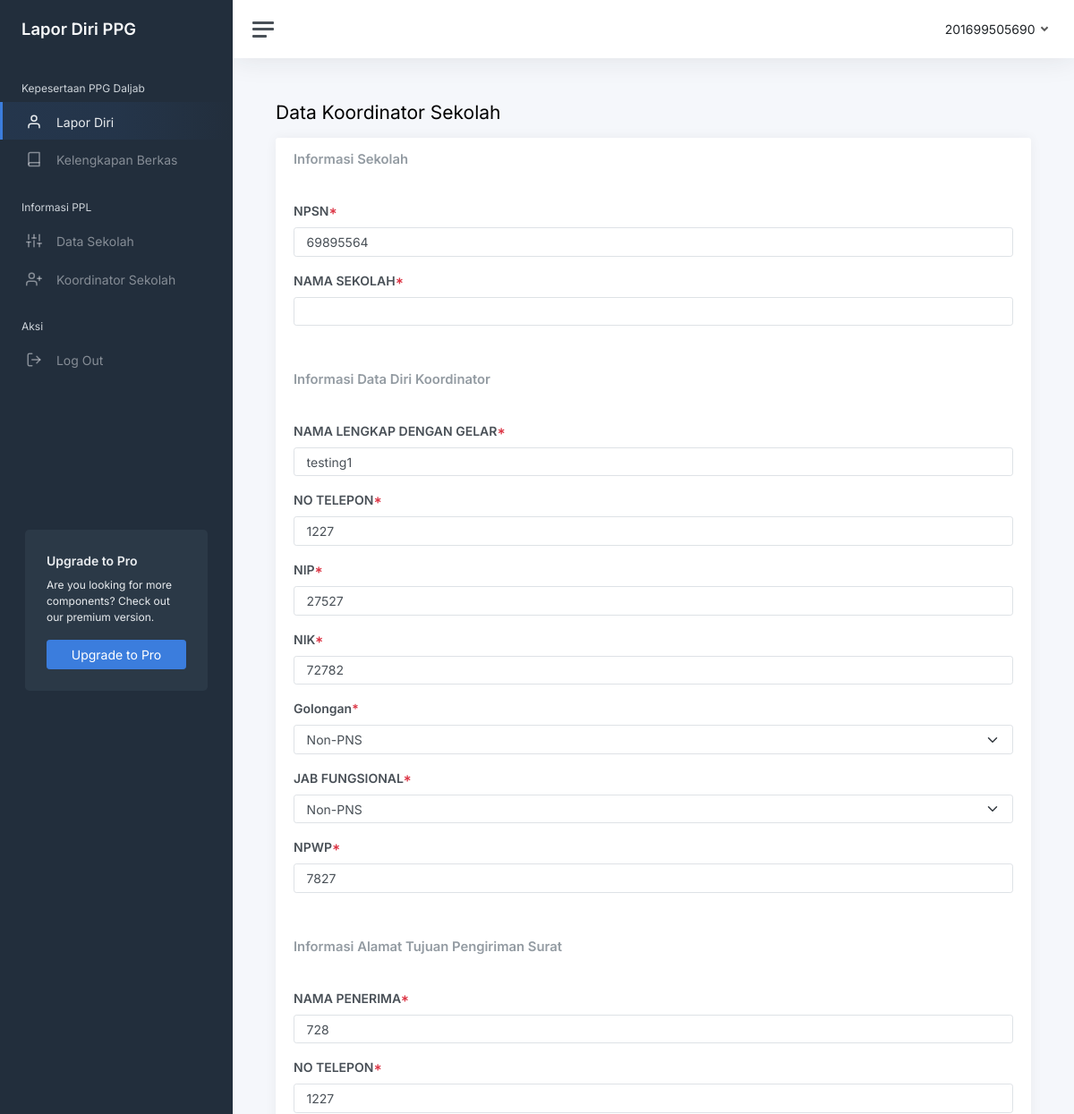
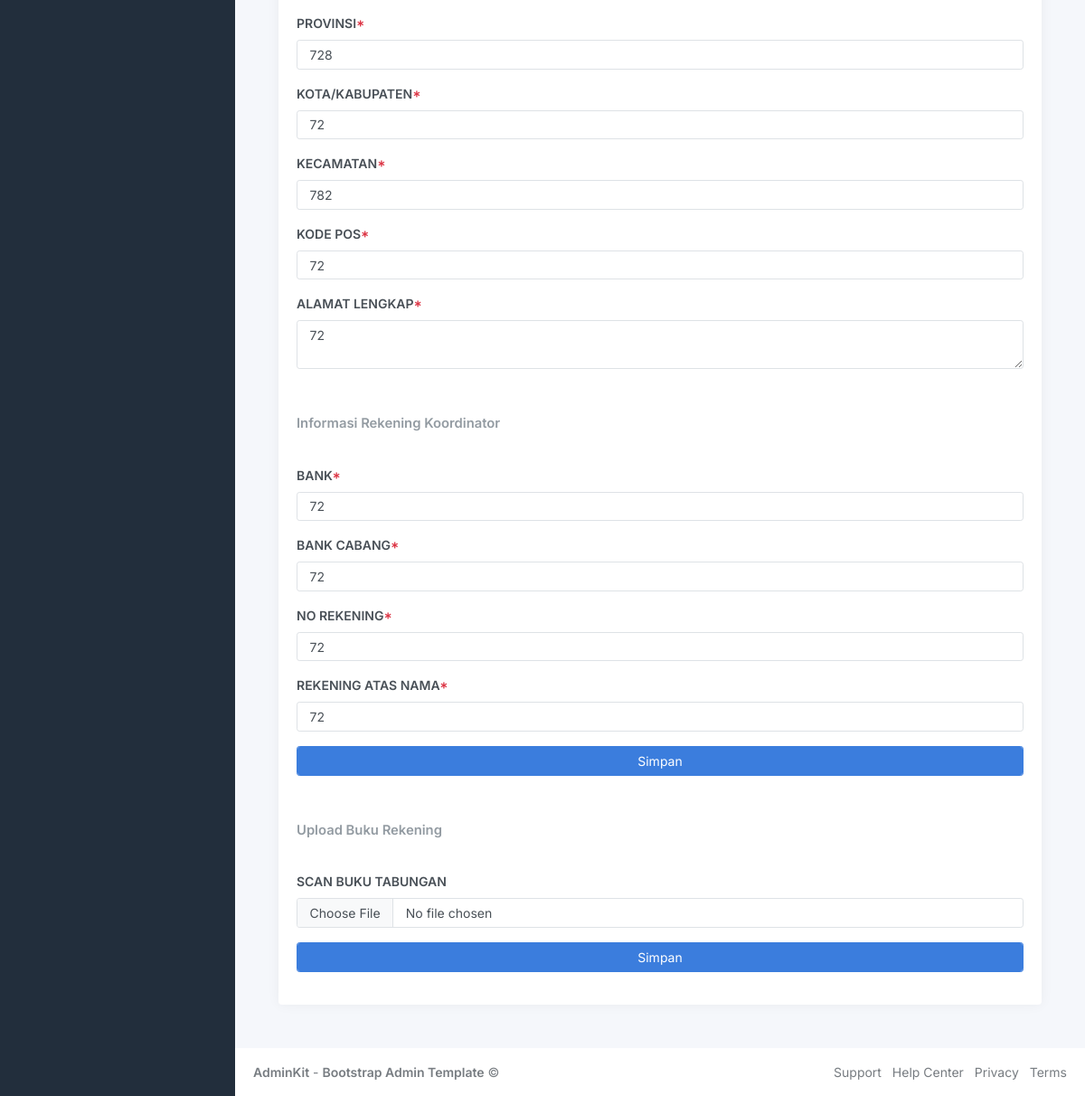
Screenshot of /koordinator.php (signed in) with the database file from the repository (2 pictures, top to bottom).
### tables this page shows
CREATE TABLE `user` (
  `id_user` int(11) NOT NULL,
  `nama_lengkap` varchar(255) NOT NULL,
  `tgl_lahir` date NOT NULL,
  `gender` varchar(25) NOT NULL,
  `telepon` varchar(55) NOT NULL,
  `no_ukg` varchar(55) NOT NULL,
  `nuptk` varchar(55) NOT NULL,
  `nik` varchar(55) NOT NULL,
  `nip` varchar(55) NOT NULL,
  `kontak_darurat` varchar(55) NOT NULL,
  `no_darurat` varchar(55) NOT NULL,
  `tempat_lahir` varchar(55) NOT NULL,
  `npsn_sekolah` varchar(55) NOT NULL,
  `sekolah` varchar(55) NOT NULL,
  `jenjang` varchar(55) NOT NULL,
  `jabatan` varchar(255) NOT NULL,
  `lptk` varchar(255) NOT NULL,
  `bidang_studi` varchar(255) NOT NULL,
  `kode_bidang_studi` varchar(55) NOT NULL,
  `nama_kelas` varchar(55) NOT NULL,
  `tahun` varchar(55) NOT NULL,
  `angkatan` varchar(55) NOT NULL,
  `alamat_rumah` text NOT NULL,
  `provinsi_rumah` varchar(255) NOT NULL,
  `kabupaten_rumah` varchar(255) NOT NULL,
  `kecamatan_rumah` varchar(255) NOT NULL,
  `kp_rumah` varchar(55) NOT NULL,
  `alamat_pengiriman` text NOT NULL,
  `provinsi_pengiriman` varchar(255) NOT NULL,
  `kabupaten_pengiriman` varchar(255) NOT NULL,
  `kecamatan_pengiriman` varchar(255) NOT NULL,
  `kp_pengiriman` varchar(55) NOT NULL,
  `nama_penerima` varchar(255) NOT NULL,
  `kontak_penerima` varchar(55) NOT NULL,
  `instansi_asal` varchar(255) NOT NULL,
  `alamat_instansi_asal` text NOT NULL,
  `provinsi_instansi_asal` varchar(255) NOT NULL,
  `kabupaten_instansi_asal` varchar(255) NOT NULL,
  `kecamatan_instansi_asal` varchar(255) NOT NULL,
  `kp_instansi_asal` varchar(55) NOT NULL,
  `no_rekening` varchar(255) NOT NULL,
  `nama_bank` varchar(255) NOT NULL,
  `cabang_bank` varchar(255) NOT NULL,
  `nama_rekening` varchar(255) NOT NULL,
  `npwp` varchar(55) NOT NULL,
  `operator` varchar(55) NOT NULL,
  `no_data` varchar(55) NOT NULL,
  `status` varchar(55) NOT NULL,
  `npsn_ppl` varchar(55) NOT NULL,
  `sekolah_ppl` varchar(255) NOT NULL,
  `provinsi_ppl` varchar(255) NOT NULL,
  `kabupaten_ppl` varchar(255) NOT NULL,
  `kecamatan_ppl` varchar(255) NOT NULL,
  `alamat_ppl` text NOT NULL,
  `form_a1` text NOT NULL,
  `pakta_integritas` text NOT NULL,
  `bio` text NOT NULL,
  `ijasah` text NOT NULL,
  `transkip` text NOT NULL,
  `surat_sehat` text NOT NULL,
  `surat_izin` text NOT NULL,
  `pas_foto` text NOT NULL,
  `skck` text NOT NULL,
  `surat_napsa` text NOT NULL,
  `scan_npwp` text NOT NULL,
  `scan_ktp` text NOT NULL,
  `sk_tugas` text NOT NULL,
  `sk_pangkat` text NOT NULL,
  `bukti_pmb` text NOT NULL,
  `note_berkas` text NOT NULL,
  `level` varchar(55) NOT NULL
);

CREATE TABLE `kordinator_sekolah` (
  `id_kordinator` int(11) NOT NULL,
  `npsn` varchar(55) NOT NULL,
  `nama_sekolah` varchar(255) NOT NULL,
  `nama_kordinator` varchar(255) NOT NULL,
  `kontak` varchar(255) NOT NULL,
  `nip` varchar(55) NOT NULL,
  `nik` varchar(55) NOT NULL,
  `golongan` varchar(55) NOT NULL,
  `pangkat` varchar(55) NOT NULL,
  `npwp` varchar(55) NOT NULL,
  `alamat_pengiriman` text NOT NULL,
  `kontak_pengiriman` varchar(55) NOT NULL,
  `provinsi_pengiriman` varchar(255) NOT NULL,
  `kabupaten_pengiriman` varchar(255) NOT NULL,
  `kecamatan_pengiriman` varchar(255) NOT NULL,
  `kp_pengiriman` varchar(55) NOT NULL,
  `nama_penerima` varchar(255) NOT NULL,
  `no_rekening` varchar(55) NOT NULL,
  `nama_bank` varchar(55) NOT NULL,
  `cabang` varchar(55) NOT NULL,
  `nama_rekening` varchar(255) NOT NULL,
  `kode_bank` varchar(55) NOT NULL,
  `scan_rekening` text NOT NULL
);

### koordinator.php (the view, shortened to what this page needs)
<?php include 'config/koneksi.php';
include 'template.php'; ?>
<?php $no_ukg = $_SESSION['no_ukg']; ?>
<main class="content">
	<div class="container-fluid p-0">
		<h1 class="h3 mb-3">Data Koordinator Sekolah</h1>
		<div class="row">
			<div class="col-12">
				<div class="card">
					<?php
					$query = "SELECT * FROM user WHERE no_ukg = $no_ukg ORDER BY id_user";
					$result = mysqli_query($koneksi, $query);
					if ($result->num_rows > 0) {
						while ($data = mysqli_fetch_assoc($result)) {
					?>
					<div class="card-header">
						<h5 class="card-title mb-0">Informasi Sekolah</h5>
					</div>
					<div class="card-body">
						<div class="mb-3">
							<label class="form-label fw-bold">NPSN<span class="text-danger">*</span></label>
							<input type="text" class="form-control" value="<?= $data['npsn_ppl']; ?>" >
						</div>
						<div class="mb-3">
							<label class="form-label fw-bold">NAMA SEKOLAH<span class="text-danger">*</span></label>
							<input type="text" class="form-control" value="<?= $data['sekolah_ppl']; ?>" >
						</div>
					</div>
					<?php
					$npsn = $data['npsn_ppl'];
					$query = "SELECT * FROM kordinator_sekolah WHERE npsn = $npsn ORDER BY id_kordinator";
					$result = mysqli_query($koneksi, $query);
					if ($result->num_rows > 0) {
						while ($row = mysqli_fetch_assoc($result)) {
					?>
					<div class="card-header">
						<h5 class="card-title mb-0">Informasi Data Diri Koordinator</h5>
					</div>
					<form action="kordinatorproccess.php" method="post" enctype="multipart/form-data" target="_self">
						<div class="card-body">
							<div class="mb-3">
								<label class="form-label fw-bold">NAMA LENGKAP DENGAN GELAR<span class="text-danger">*</span></label>
								<input type="text" name="nama" class="form-control" value="<?= $row['nama_kordinator']; ?>">
							</div>
							<div class="mb-3">
								<label class="form-label fw-bold">NO TELEPON<span class="text-danger">*</span></label>
								<input type="text" name="kontak" class="form-control" value="<?= $row['kontak']; ?>">
							</div>
							<div class="mb-3">
								<label class="form-label fw-bold">NIP<span class="text-danger">*</span></label>
								<input type="text" name="nip" class="form-control" value="<?= $row['nip']; ?>">
							</div>
							<div class="mb-3">
								<label class="form-label fw-bold">NIK<span class="text-danger">*</span></label>
								<input type="text" name="nik" class="form-control" value="<?= $row['nik']; ?>">
							</div>
							<div class="mb-3">
								<label class="form-label fw-bold">Golongan<span class="text-danger">*</span></label>
								<select class="form-select mb-3" name="golongan">
									<option value="<?= $row['golongan']; ?>" selected><?= $row['golongan']; ?></option>
								</select>
							</div>
							<div class="mb-3">
								<label class="form-label fw-bold">JAB FUNGSIONAL<span class="text-danger">*</span></label>
								<select class="form-select mb-3" name="jabatan">
									<option value="<?= $row['pangkat']; ?>" selected><?= $row['pangkat']; ?></option>
								</select>
							</div>
							<div class="mb-3">
								<label class="form-label fw-bold">NPWP<span class="text-danger">*</span></label>
								<input type="text" name="npwp" class="form-control" value="<?= $row['npwp']; ?>">
							</div>
						</div>
						<div class="card-header">
							<h5 class="card-title mb-0">Informasi Alamat Tujuan Pengiriman Surat</h5>
						</div>
						<div class="card-body">
							<div class="mb-3">
								<label class="form-label fw-bold">NAMA PENERIMA<span class="text-danger">*</span></label>
								<input type="text" name="nama_penerima" class="form-control" value="<?= $row['nama_penerima']; ?>">
							</div>
							<div class="mb-3">
								<label class="form-label fw-bold">NO TELEPON<span class="text-danger">*</span></label>
								<input type="text" name="kontak_penerima" class="form-control" value="<?= $row['kontak']; ?>">
							</div>
							<div class="mb-3">
								<label class="form-label fw-bold">PROVINSI<span class="text-danger">*</span></label>
								<input type="text" name="provinsi" class="form-control" value="<?= $row['provinsi_pengiriman']; ?>">
							</div>
							<div class="mb-3">
								<label class="form-label fw-bold">KOTA/KABUPATEN<span class="text-danger">*</span></label>
								<input type="text" name="kabupaten" class="form-control" value="<?= $row['kabupaten_pengiriman']; ?>">
							</div>
							<div class="mb-3">
								<label class="form-label fw-bold">KECAMATAN<span class="text-danger">*</span></label>
								<input type="text" name="kecamatan" class="form-control" value="<?= $row['kecamatan_pengiriman']; ?>">
							</div>
							<div class="mb-3">
								<label class="form-label fw-bold">KODE POS<span class="text-danger">*</span></label>
								<input type="text" name="kode_pos" class="form-control" value="<?= $row['kp_pengiriman']; ?>">
							</div>
							<div class="mb-3">
								<label class="form-label fw-bold">ALAMAT LENGKAP<span class="text-danger">*</span></label>
								<textarea type="text" name="alamat_lengkap" class="form-control"><?= $row['alamat_pengiriman']; ?></textarea>
							</div>
						</div>
						<div class="card-header">
							<h5 class="card-title mb-0">Informasi Rekening Koordinator</h5>
						</div>
						<div class="card-body">
							<div class="mb-3">
								<label class="form-label fw-bold">BANK<span class="text-danger">*</span></label>
								<input type="text" name="bank" class="form-control" value="<?= $row['nama_bank']; ?>">
							</div>
							<div class="mb-3">
								<label class="form-label fw-bold">BANK CABANG<span class="text-danger">*</span></label>
								<input type="text" name="cabang" class="form-control" value="<?= $row['cabang']; ?>">
							</div>
							<div class="mb-3">
								<label class="form-label fw-bold">NO REKENING<span class="text-danger">*</span></label>
								<input type="text" name="rekening" class="form-control" value="<?= $row['no_rekening']; ?>">
							</div>
							<div class="mb-3">
								<label class="form-label fw-bold">REKENING ATAS NAMA<span class="text-danger">*</span></label>
								<input type="text" name="atas_nama" class="form-control" value="<?= $row['nama_rekening']; ?>">
							</div>
							<div class="mb-3">
								<button class="btn btn-primary form-control" type="submit">Simpan</button>
							</div>
						</div>
					</form>
					<div class="card-header">
						<h5 class="card-title mb-0">Upload Buku Rekening</h5>
					</div>
					<div class="card-body">
						<form action="rekeningprosses.php" method="post" enctype="multipart/form-data" target="_self">
							<div class="mb-3">
								<label for="" class="form-label fw-bold">SCAN BUKU TABUNGAN</label>
								<input type="file" name="file" class="form-control">
							</div>
							<div class="mb-3">
								<button class="btn btn-primary form-control" type="submit">Simpan</button>
							</div>
						</form>
					</div>
					<?php }
					} else {}?>
				</div>
				<?php }
				} ?>
			</div>
		</div>
	</div>
</main>
<?php include 'footer.php'; ?>

### template.php (shortened to what this page needs)
<!DOCTYPE html>
<html lang="en">
<head>
	<link href="static/css/app.css" rel="stylesheet">
</head>
<body>
	<div class="wrapper">
		<nav id="sidebar" class="sidebar js-sidebar">
			<div class="sidebar-content js-simplebar">
				<a class="sidebar-brand" href="index.html">
          <span class="align-middle">Lapor Diri PPG</span>
        </a>
				<ul class="sidebar-nav">
					<li class="sidebar-header">
						Kepesertaan PPG Daljab
					</li>
					<li class="sidebar-item active">
						<a class="sidebar-link" href="main.php">
              <i class="align-middle" data-feather="user"></i> <span class="align-middle">Lapor Diri</span>
            </a>
					</li>
					<li class="sidebar-item">
						<a class="sidebar-link" href="berkas.php">
              <i class="align-middle" data-feather="book"></i> <span class="align-middle">Kelengkapan Berkas</span>
            </a>
					</li>
					<li class="sidebar-header">
						Informasi PPL
					</li>
					<li class="sidebar-item">
						<a class="sidebar-link" href="sekolah.php">
              <i class="align-middle" data-feather="sliders"></i> <span class="align-middle">Data Sekolah</span>
            </a>
					</li>
					<li class="sidebar-item">
						<a class="sidebar-link" href="koordinator.php">
              <i class="align-middle" data-feather="user-plus"></i> <span class="align-middle">Koordinator Sekolah</span>
            </a>
					</li>
					<li class="sidebar-header">
						Aksi
					</li>
					<li class="sidebar-item">
						<a class="sidebar-link" href="logout.php">
              <i class="align-middle" data-feather="log-out"></i> <span class="align-middle">Log Out</span>
            </a>
					</li>
				</ul>
				<div class="sidebar-cta">
					<div class="sidebar-cta-content">
						<strong class="d-inline-block mb-2">Upgrade to Pro</strong>
						<div class="mb-3 text-sm">
							Are you looking for more components? Check out our premium version.
						</div>
						<div class="d-grid">
							<a href="upgrade-to-pro.html" class="btn btn-primary">Upgrade to Pro</a>
						</div>
					</div>
				</div>
			</div>
		</nav>
		<div class="main">
			<nav class="navbar navbar-expand navbar-light navbar-bg">
				<a class="sidebar-toggle js-sidebar-toggle">
          <i class="hamburger align-self-center"></i>
        </a>
				<div class="navbar-collapse collapse">
					<ul class="navbar-nav navbar-align">
						<li class="nav-item dropdown">
							<a class="nav-link dropdown-toggle d-none d-sm-inline-block" href="#" data-bs-toggle="dropdown">
                <span class="text-dark"><?php echo $_SESSION['no_ukg']; ?></span>
              </a>
						</li>
					</ul>
				</div>
			</nav>

### footer.php (shortened to what this page needs)
<footer class="footer">
				<div class="container-fluid">
					<div class="row text-muted">
						<div class="col-6 text-start">
							<p class="mb-0">
								<a class="text-muted" href="https://adminkit.io/" target="_blank"><strong>AdminKit</strong></a> - <a class="text-muted" href="https://adminkit.io/" target="_blank"><strong>Bootstrap Admin Template</strong></a>								&copy;
							</p>
						</div>
						<div class="col-6 text-end">
							<ul class="list-inline">
								<li class="list-inline-item">
									<a class="text-muted" href="https://adminkit.io/" target="_blank">Support</a>
								</li>
								<li class="list-inline-item">
									<a class="text-muted" href="https://adminkit.io/" target="_blank">Help Center</a>
								</li>
								<li class="list-inline-item">
									<a class="text-muted" href="https://adminkit.io/" target="_blank">Privacy</a>
								</li>
								<li class="list-inline-item">
									<a class="text-muted" href="https://adminkit.io/" target="_blank">Terms</a>
								</li>
							</ul>
						</div>
					</div>
				</div>
			</footer>
		</div>
	</div>
</body>
</html>

### rows the page displays
user: npsn_ppl "69895564"
kordinator_sekolah: nama "testing1", kontak "1227", nip "27527", nik "72782", golongan "Non-PNS", jabatan "Non-PNS", npwp "7827", nama_penerima "728", kontak_penerima "1227", provinsi "728", kabupaten "72", kecamatan "782", kode_pos "72", alamat_lengkap "72", bank "72", cabang "72", rekening "72", atas_nama "72"

### other values shown
$_SESSION['no_ukg'] "201699505690"
